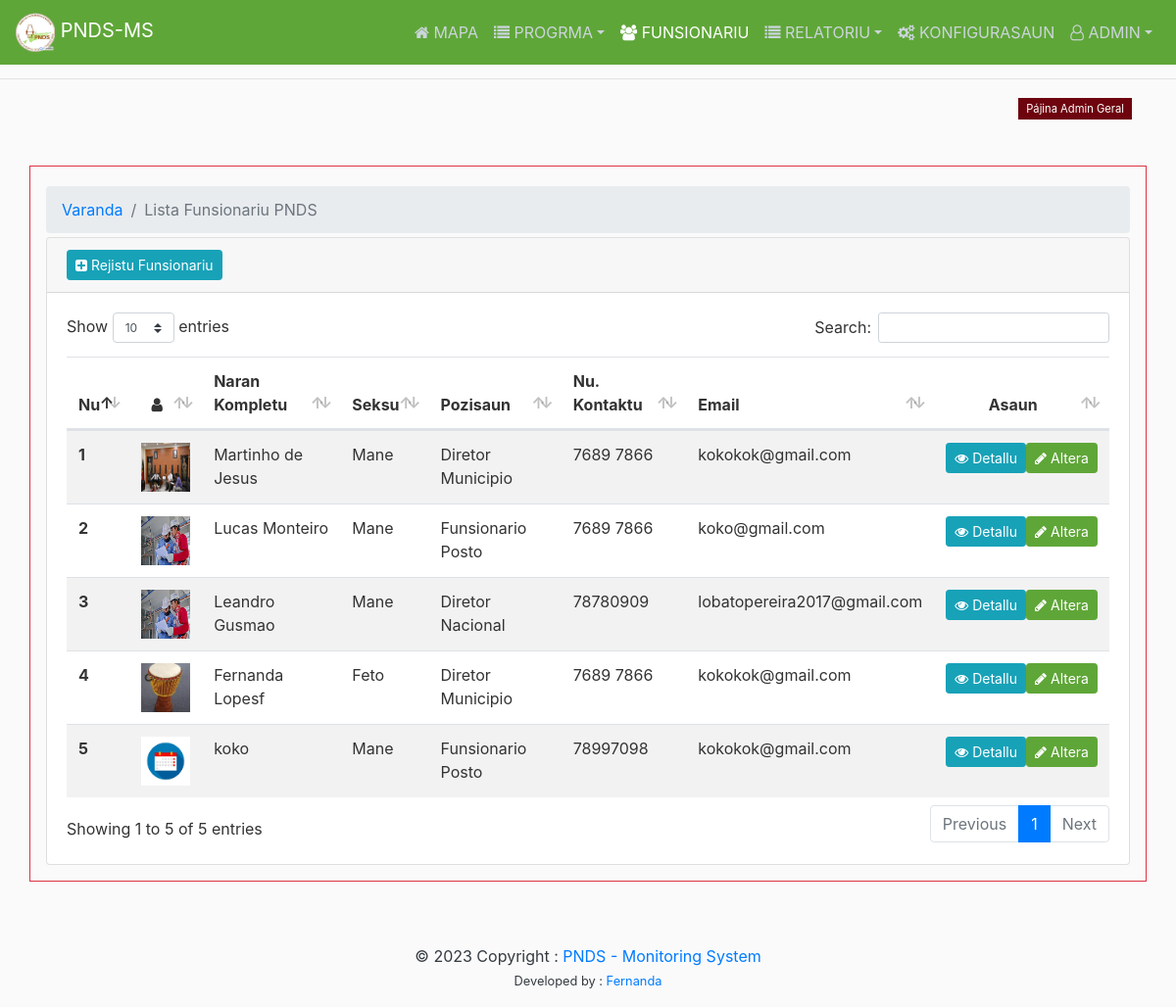
Page /funsionariu/lista-Funsionariu/ (signed in) on the committed database.
### funsionariu/models.py (models this page shows, shortened)
class Funsionariu(models.Model):
	naran = models.CharField(max_length=200, null=True)
	seksu = models.CharField(choices=[('Mane','Mane'),('Feto','Feto')],max_length=10,null=True,blank=True)
	pozisaun = models.ForeignKey(Pozisaun, null=True,on_delete=models.CASCADE)
	aldeia = models.ForeignKey(Aldeia, on_delete=models.CASCADE,null=True,blank=True)
	village = models.ForeignKey(Village, on_delete=models.CASCADE,null=True,related_name="Village")
	administrativepost = models.ForeignKey(AdministrativePost, on_delete=models.CASCADE,null=True,related_name="AdministrativePost")
	municipality = models.ForeignKey(Municipality, on_delete=models.CASCADE,null=True,related_name="Municipality")
	areamunicipality = models.ForeignKey(Municipality, on_delete=models.CASCADE,null=True,related_name="AreaMunicipality",blank=True,verbose_name="Area Servisu (Munisipiu)")
	areaadministrativepost = models.ForeignKey(AdministrativePost, on_delete=models.CASCADE,null=True,related_name="AreaAdministrativePost",blank=True,verbose_name="Area Servisu (Postu)")
	areavillage = models.ForeignKey(Village, on_delete=models.CASCADE,null=True,related_name="AreaVillage",blank=True,verbose_name="Area Servisu (Suku)")
	email = models.CharField(max_length=200, null=True)
	nu_telefone = models.CharField(max_length=200, null=True)
	is_active = models.BooleanField(default=True, null=True, blank=True)
	is_nac = models.BooleanField(default=False, null=True, blank=True)
	is_mun = models.BooleanField(default=False, null=True, blank=True)
	is_post = models.BooleanField(default=False, null=True, blank=True)
	image = models.ImageField(upload_to='funsionariu', null=True,blank=True)
	tipu_f = models.CharField(choices=[('Diretor Nacional','Diretor Nacional'),('Diretor Municipio','Diretor Municipio'),('Funcionario Posto','Funcionario Posto'),('Funcionario EIP','Funcionario EIP')],max_length=30,null=True,blank=True)
	user_created =  models.ForeignKey(User, on_delete=models.CASCADE,null=True)
	date_created = models.DateTimeField(auto_now_add=True, null=True)
	hashed = models.CharField(max_length=32, null=True, blank=True)

class Pozisaun(models.Model):
	naran = models.CharField(max_length=100,null=True)
	def __str__(self):
		template = '{0.naran}'
		return template.format(self)

### users/decorators.py (the view)
		def wrapper_func(request, *args, **kwargs):
			group = None
			if request.user.groups.exists():
				group = request.user.groups.all()[0].name
			if group in allowed_roles:
				return view_func(request, *args, **kwargs)
			else:
				return render(request, 'auth/404.html')

### funsionariu/views.py (called while the page is built)
@login_required
@allowed_users(allowed_roles=['admin'])
def ListaFunsionariu(request):
	listaFunsionariu = Funsionariu.objects.all()
	context = {
		"title":"Lista Funsionariu PNDS",
		"active_funsionariu":"active",
		"page":"list",
		"listaFunsionariu":listaFunsionariu,
	}
	return render(request, "ListaFunsionariu.html",context)

### funsionariu/templates/ListaFunsionariu.html (shortened to what this page needs)
{% extends "main/layout.html" %}
{% load static %}
{% load crispy_forms_tags %}
{% block content %}
	<section>
        <div class="container mt-5 border border-danger p-3">
          <header>
            <ol class="breadcrumb mb-1 mt-1">
              <li class="breadcrumb-item"><a href="{% url 'home' %}">Varanda</a></li>
              <li class="breadcrumb-item active" aria-current="page">{{title}}</li>
            </ol>
          </header>
          {% if page == "list" %}
          <div class="row">
            <div class="col-lg-12">
              <div class="card">
                <div class="card-header d-flex justify-content-between text-center">
                  <div class="d-flex justify-content-between">
                     <a href="{% url 'AddFunsionariu' %}" class="btn btn-sm btn-info mr-2" title="Add Data"> <i class="fa fa-plus-square"></i> Rejistu Funsionariu</a>
                  </div>
                </div>
                <div class="card-body">
                  <div class="table-responsive">
                    <table id="example"  class="table table-hover table-striped">
                      <thead>
                        <tr>
                          <th>Nu</th>
                          <th class="text-center"><i class="fa fa-user"></i></th>
                          <th>Naran Kompletu</th>
                          <th>Seksu</th>
                          <th>Pozisaun</th>
                          <th>Nu. Kontaktu</th>
                          <th>Email</th>
                          <th class="text-center">Asaun</th>
                        </tr>
                      </thead>
                      <tbody>
                        {% for data in listaFunsionariu %}
                        <tr>
                          <th scope="row">{{ forloop.counter }}</th>
                          <td class="text-center">{% if data.image %}<a href="{{data.image.url}}" target="_blank"><img src="{{data.image.url}}" width="50px" height="50px"></a>{%endif%}</td>
                          <td>{{ data.naran }}</td>
                          <td>{{ data.seksu }}</td>
                          <td>{{ data.pozisaun }}</td>
                          <td>{{ data.nu_telefone }}</td>
                          <td>{{ data.email }}</td>
                          <td>
                            <div class="d-flex justify-content-center">
                              <div class="flex-fill"><a href="{% url 'home' %}" class="btn btn-sm btn-info" title="Detallu Programa"><i class="fa fa-eye"></i> Detallu</a></div>
                              <div class="flex-fill"><a href="{% url 'UpdateFunsionariu' data.hashed %}" class="btn btn-sm btn-success" title="Altera Programa"><i class="fa fa-pencil"></i> Altera</a></div>
                            </div>
                          </td>
                        </tr>
                        {% endfor %}
                      </tbody>
                    </table>
                  </div>
                </div>
              </div>
            </div>
          </div>
          {%endif%}
        </div>
      </section>
{% endblock %}

### main/templates/navbar/navbarAdmin.html (shortened to what this page needs)
    <div class="collapse navbar-collapse" id="navbarsExampleDefault">
      <ul class="navbar-nav ml-auto">
        <li class="nav-item {{active_maps}}"><a class="nav-link" href="{% url 'home' %}"><i class="fa fa-home"></i> MAPA </a></li>
        <li class="nav-item dropdown">
          <a class="nav-link dropdown-toggle {{active_programa}}" href="#" id="programa" data-toggle="dropdown" aria-haspopup="true" aria-expanded="false"><i class="fa fa-list"></i> PROGRMA</a>
        </li>
        <li class="nav-item {{active_funsionariu}}"><a class="nav-link" href="{% url 'ListaFunsionariu' %}"><i class="fa fa-users"></i> FUNSIONARIU </a></li>
        <li class="nav-item dropdown">
          <a class="nav-link dropdown-toggle {{active_relatoriu}}" href="#" id="relatoriu" data-toggle="dropdown" aria-haspopup="true" aria-expanded="false"><i class="fa fa-list"></i> RELATORIU</a>
        </li>
        <li class="nav-item"><a class="nav-link" href="{% url 'userlist' %}"><i class="fa fa-cogs"></i> KONFIGURASAUN </a></li>
        <li class="nav-item dropdown">
          <a class="nav-link dropdown-toggle" href="#" id="profile" data-toggle="dropdown" aria-haspopup="true" aria-expanded="false"><i class="fa fa-user-o"></i> {{ request.user.username|upper }}</a>
        </li>
      </ul>
    </div>

### static/main/css/main.css (style rules this page uses)
body { background: #fafafa; color: #333333; margin-top: 5rem; }
.site-header .navbar-nav { color: #cbd5db; }
.site-header .navbar-nav .nav-link { color: #cbd5db; padding-right: .5rem !important; padding-left: .5rem !important; }

### rows in the picture
Funsionariu: image (picture), naran "Martinho de Jesus", seksu "Mane", pozisaun "Diretor Municipio", nu_telefone "7689 7866", email "kokokok@gmail.com"
Funsionariu: image (picture), naran "Lucas Monteiro", seksu "Mane", pozisaun "Funsionario Posto", nu_telefone "7689 7866", email "koko@gmail.com"
Funsionariu: image (picture), naran "Leandro Gusmao", seksu "Mane", pozisaun "Diretor Nacional", nu_telefone "78780909", email "lobatopereira2017@gmail.com"
Funsionariu: image (picture), naran "Fernanda Lopesf", seksu "Feto", pozisaun "Diretor Municipio", nu_telefone "7689 7866", email "kokokok@gmail.com"
Funsionariu: image (picture), naran "koko", seksu "Mane", pozisaun "Funsionario Posto", nu_telefone "78997098", email "kokokok@gmail.com"

### other values in the picture
{{ request.user.username|upper }} "ADMIN"
{{ title }} "Lista Funsionariu PNDS"
